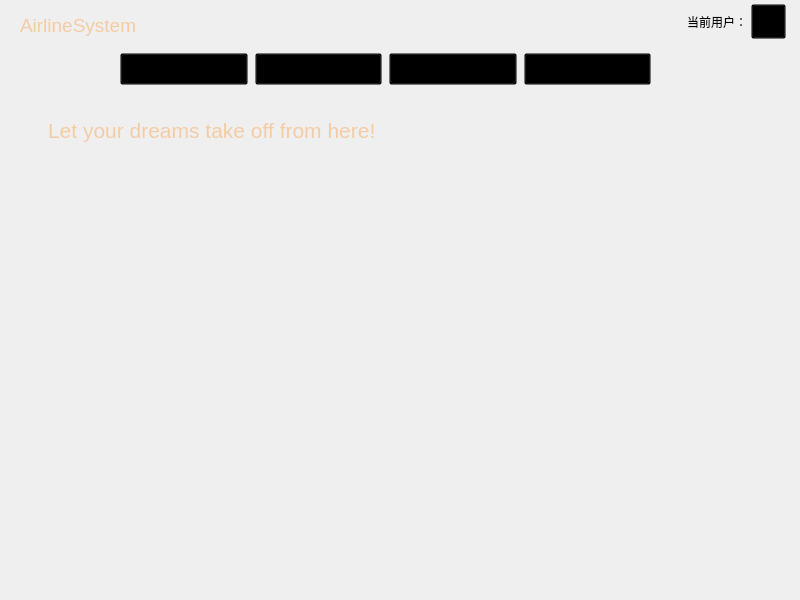
<?xml version="1.0" encoding="UTF-8"?>
<ui version="4.0">
 <class>FrmMain</class>
 <widget class="QWidget" name="FrmMain">
  <property name="geometry">
   <rect>
    <x>0</x>
    <y>0</y>
    <width>800</width>
    <height>600</height>
   </rect>
  </property>
  <property name="minimumSize">
   <size>
    <width>800</width>
    <height>600</height>
   </size>
  </property>
  <property name="maximumSize">
   <size>
    <width>800</width>
    <height>600</height>
   </size>
  </property>
  <property name="windowTitle">
   <string>Form</string>
  </property>
  <property name="styleSheet">
   <string notr="true"/>
  </property>
  <layout class="QHBoxLayout" name="horizontalLayout">
   <property name="spacing">
    <number>0</number>
   </property>
   <property name="leftMargin">
    <number>0</number>
   </property>
   <property name="topMargin">
    <number>0</number>
   </property>
   <property name="rightMargin">
    <number>0</number>
   </property>
   <property name="bottomMargin">
    <number>0</number>
   </property>
   <item>
    <widget class="QWidget" name="widget" native="true">
     <property name="styleSheet">
      <string notr="true">#widget{background-image: url(:/image/back.png);}</string>
     </property>
     <widget class="QLabel" name="label">
      <property name="geometry">
       <rect>
        <x>20</x>
        <y>5</y>
        <width>171</width>
        <height>41</height>
       </rect>
      </property>
      <property name="font">
       <font>
        <pointsize>14</pointsize>
       </font>
      </property>
      <property name="styleSheet">
       <string notr="true">background-color: transparent;
color: rgb(244, 204, 164);
border-image: none;</string>
      </property>
      <property name="text">
       <string>AirlineSystem</string>
      </property>
     </widget>
     <widget class="QLabel" name="label_2">
      <property name="geometry">
       <rect>
        <x>48</x>
        <y>90</y>
        <width>331</width>
        <height>81</height>
       </rect>
      </property>
      <property name="font">
       <font>
        <pointsize>16</pointsize>
       </font>
      </property>
      <property name="styleSheet">
       <string notr="true">background-color: transparent;
color: rgb(244, 204, 164);
border-image: none;</string>
      </property>
      <property name="text">
       <string>Let your dreams take off from here!</string>
      </property>
      <property name="wordWrap">
       <bool>true</bool>
      </property>
     </widget>
     <widget class="QLabel" name="label_usrName">
      <property name="geometry">
       <rect>
        <x>526</x>
        <y>6</y>
        <width>221</width>
        <height>31</height>
       </rect>
      </property>
      <property name="text">
       <string>当前用户：</string>
      </property>
      <property name="alignment">
       <set>Qt::AlignRight|Qt::AlignTrailing|Qt::AlignVCenter</set>
      </property>
     </widget>
     <widget class="QPushButton" name="btn_exit">
      <property name="geometry">
       <rect>
        <x>751</x>
        <y>4</y>
        <width>35</width>
        <height>35</height>
       </rect>
      </property>
      <property name="toolTip">
       <string>退出</string>
      </property>
      <property name="styleSheet">
       <string notr="true">background-color: transparent;</string>
      </property>
      <property name="text">
       <string/>
      </property>
      <property name="icon">
       <iconset resource="Resource.qrc">
        <normaloff>:/image/Resource/image/exit.png</normaloff>:/image/Resource/image/exit.png</iconset>
      </property>
      <property name="iconSize">
       <size>
        <width>25</width>
        <height>25</height>
       </size>
      </property>
     </widget>
     <widget class="QWidget" name="widget_Center" native="true">
      <property name="geometry">
       <rect>
        <x>50</x>
        <y>140</y>
        <width>700</width>
        <height>450</height>
       </rect>
      </property>
     </widget>
     <widget class="QWidget" name="layoutWidget">
      <property name="geometry">
       <rect>
        <x>120</x>
        <y>44</y>
        <width>531</width>
        <height>51</height>
       </rect>
      </property>
      <layout class="QHBoxLayout" name="horizontalLayout_2">
       <property name="spacing">
        <number>7</number>
       </property>
       <item>
        <widget class="QPushButton" name="btn_Booking">
         <property name="font">
          <font>
           <pointsize>12</pointsize>
          </font>
         </property>
         <property name="styleSheet">
          <string notr="true">background-image:none;
background-color: transparent;</string>
         </property>
         <property name="text">
          <string>机票预定</string>
         </property>
         <property name="icon">
          <iconset resource="Resource.qrc">
           <normaloff>:/image/Resource/image/AirTicketBooking.png</normaloff>:/image/Resource/image/AirTicketBooking.png</iconset>
         </property>
         <property name="iconSize">
          <size>
           <width>35</width>
           <height>35</height>
          </size>
         </property>
         <property name="checkable">
          <bool>true</bool>
         </property>
         <property name="checked">
          <bool>true</bool>
         </property>
         <property name="autoExclusive">
          <bool>true</bool>
         </property>
         <attribute name="buttonGroup">
          <string notr="true">buttonGroup</string>
         </attribute>
        </widget>
       </item>
       <item>
        <widget class="QPushButton" name="btn_Order">
         <property name="font">
          <font>
           <pointsize>12</pointsize>
          </font>
         </property>
         <property name="styleSheet">
          <string notr="true">border-image: none;
background-color: transparent;</string>
         </property>
         <property name="text">
          <string>机票订单</string>
         </property>
         <property name="icon">
          <iconset resource="Resource.qrc">
           <normaloff>:/image/Resource/image/Order.png</normaloff>:/image/Resource/image/Order.png</iconset>
         </property>
         <property name="iconSize">
          <size>
           <width>35</width>
           <height>35</height>
          </size>
         </property>
         <property name="checkable">
          <bool>true</bool>
         </property>
         <property name="autoExclusive">
          <bool>true</bool>
         </property>
         <attribute name="buttonGroup">
          <string notr="true">buttonGroup</string>
         </attribute>
        </widget>
       </item>
       <item>
        <widget class="QPushButton" name="btn_Recommand">
         <property name="font">
          <font>
           <pointsize>12</pointsize>
          </font>
         </property>
         <property name="styleSheet">
          <string notr="true">border-image: none;
background-color: transparent;</string>
         </property>
         <property name="text">
          <string>每日推荐</string>
         </property>
         <property name="icon">
          <iconset resource="Resource.qrc">
           <normaloff>:/image/Resource/image/Recommend.png</normaloff>:/image/Resource/image/Recommend.png</iconset>
         </property>
         <property name="iconSize">
          <size>
           <width>35</width>
           <height>35</height>
          </size>
         </property>
         <property name="checkable">
          <bool>true</bool>
         </property>
         <property name="autoExclusive">
          <bool>true</bool>
         </property>
         <attribute name="buttonGroup">
          <string notr="true">buttonGroup</string>
         </attribute>
        </widget>
       </item>
       <item>
        <widget class="QPushButton" name="btn_Setting">
         <property name="font">
          <font>
           <pointsize>12</pointsize>
          </font>
         </property>
         <property name="styleSheet">
          <string notr="true">border-image: none;
background-image: none;
background-color: transparent;</string>
         </property>
         <property name="text">
          <string>设置</string>
         </property>
         <property name="icon">
          <iconset resource="Resource.qrc">
           <normaloff>:/image/Resource/image/UserSetting.png</normaloff>:/image/Resource/image/UserSetting.png</iconset>
         </property>
         <property name="iconSize">
          <size>
           <width>35</width>
           <height>35</height>
          </size>
         </property>
         <property name="checkable">
          <bool>true</bool>
         </property>
         <property name="autoExclusive">
          <bool>true</bool>
         </property>
         <attribute name="buttonGroup">
          <string notr="true">buttonGroup</string>
         </attribute>
        </widget>
       </item>
      </layout>
     </widget>
    </widget>
   </item>
  </layout>
 </widget>
 <resources>
  <include location="Resource.qrc"/>
 </resources>
 <connections/>
 <buttongroups>
  <buttongroup name="buttonGroup"/>
 </buttongroups>
</ui>
